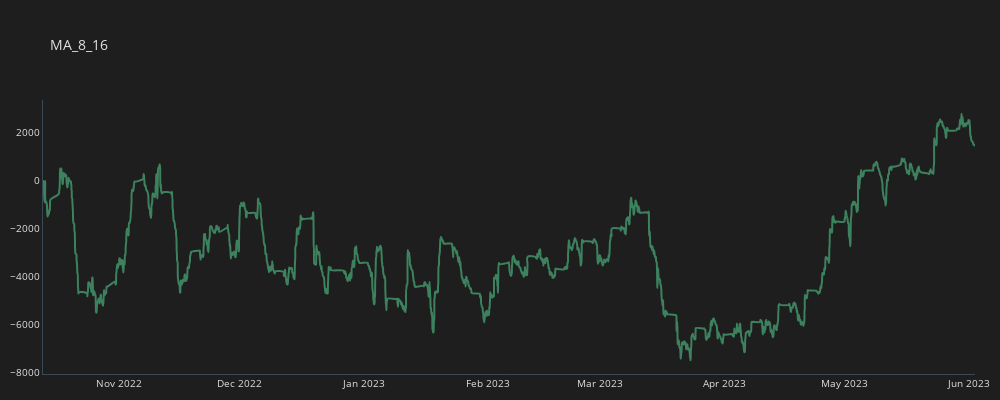
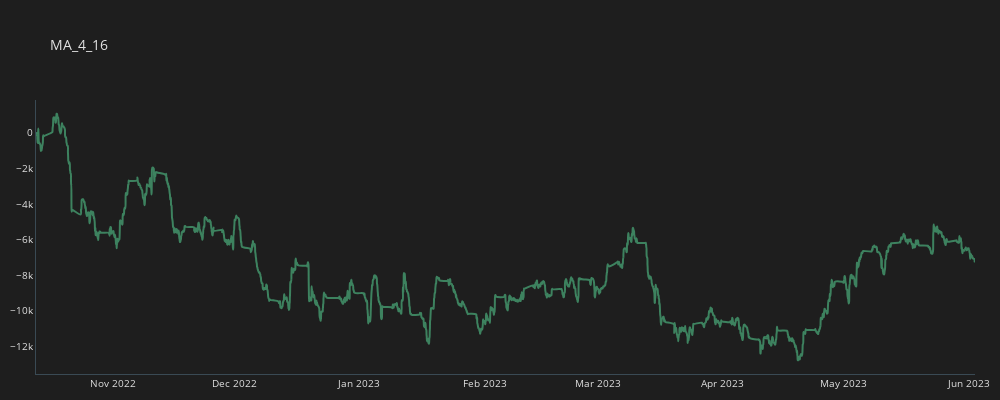
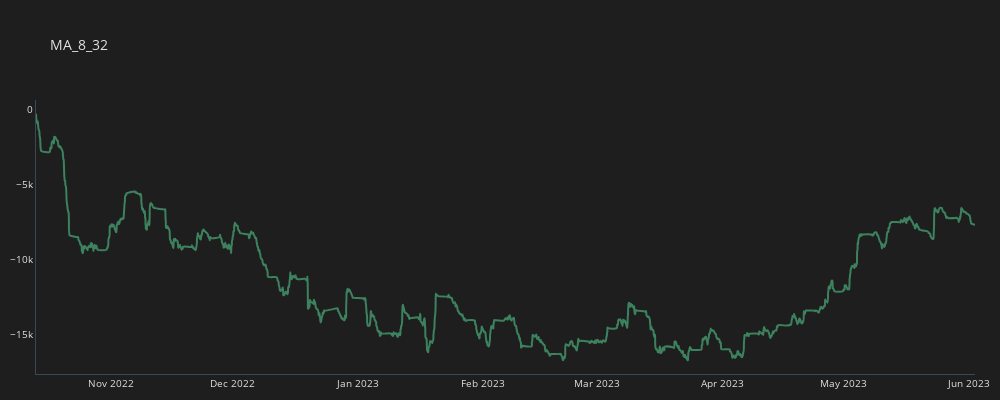

Notebook code for these charts, in order:
### Code cell
for c in crosses:
    temp_df = all_trades[(all_trades.CROSS==c)].copy()
    temp_df = temp_df.groupby(by="time", as_index=False).sum()
    temp_df['CUM_GAIN'] = temp_df.GAIN.cumsum()
    plot_line(temp_df, c)

### Figure 1 — Plotly figure (JSON) as saved in the notebook; plotly's stock layout.template omitted (floating-point values rounded to 4 significant figures; data arrays with more than 128 entries replaced by an {"elided": "..."} marker saying what was removed)
{"data": [{"line": {"color": "#3d825f", "shape": "spline", "width": 2}, "mode": "lines", "name": "MA_8_16", "type": "scatter", "x": {"elided": "3233 str values"}, "y": {"elided": "3233 float values"}}], "layout": {"font": {"color": "#e1e1e1", "size": 10}, "height": 400, "margin": {"b": 10, "l": 15, "r": 15}, "paper_bgcolor": "#1e1e1e", "plot_bgcolor": "#1e1e1e", "title": {"text": "MA_8_16"}, "width": 1000, "xaxis": {"linecolor": "#3a4a54", "linewidth": 1, "showgrid": false, "zeroline": false}, "yaxis": {"linecolor": "#3a4a54", "linewidth": 1, "showgrid": false, "zeroline": false}}}

### Figure 2 — Plotly figure (JSON) as saved in the notebook; plotly's stock layout.template omitted (floating-point values rounded to 4 significant figures; data arrays with more than 128 entries replaced by an {"elided": "..."} marker saying what was removed)
{"data": [{"line": {"color": "#3d825f", "shape": "spline", "width": 2}, "mode": "lines", "name": "MA_4_16", "type": "scatter", "x": {"elided": "3332 str values"}, "y": {"elided": "3332 float values"}}], "layout": {"font": {"color": "#e1e1e1", "size": 10}, "height": 400, "margin": {"b": 10, "l": 15, "r": 15}, "paper_bgcolor": "#1e1e1e", "plot_bgcolor": "#1e1e1e", "title": {"text": "MA_4_16"}, "width": 1000, "xaxis": {"linecolor": "#3a4a54", "linewidth": 1, "showgrid": false, "zeroline": false}, "yaxis": {"linecolor": "#3a4a54", "linewidth": 1, "showgrid": false, "zeroline": false}}}

### Figure 3 — Plotly figure (JSON) as saved in the notebook; plotly's stock layout.template omitted (floating-point values rounded to 4 significant figures; data arrays with more than 128 entries replaced by an {"elided": "..."} marker saying what was removed)
{"data": [{"line": {"color": "#3d825f", "shape": "spline", "width": 2}, "mode": "lines", "name": "MA_8_32", "type": "scatter", "x": {"elided": "2470 str values"}, "y": {"elided": "2470 float values"}}], "layout": {"font": {"color": "#e1e1e1", "size": 10}, "height": 400, "margin": {"b": 10, "l": 15, "r": 15}, "paper_bgcolor": "#1e1e1e", "plot_bgcolor": "#1e1e1e", "title": {"text": "MA_8_32"}, "width": 1000, "xaxis": {"linecolor": "#3a4a54", "linewidth": 1, "showgrid": false, "zeroline": false}, "yaxis": {"linecolor": "#3a4a54", "linewidth": 1, "showgrid": false, "zeroline": false}}}
